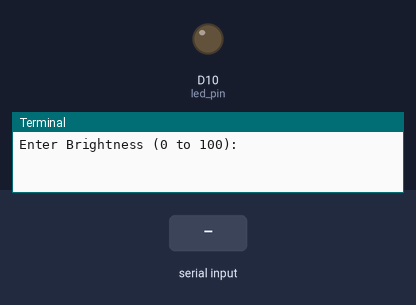
Simulated run of this program. Board: Arduino board driven over Firmata from a computer. Shown: output pins drawn as LEDs (lit = HIGH), the last lines printed to the terminal. The test bench sets the inputs (shaded band).

Above: at 6.2 s.
6.3 s: "5" typed at the terminal
At 7.5 s:
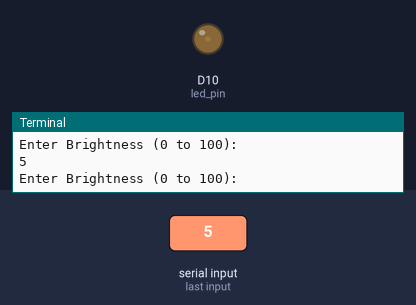
7.8 s: "90" typed at the terminal
At 8.8 s:
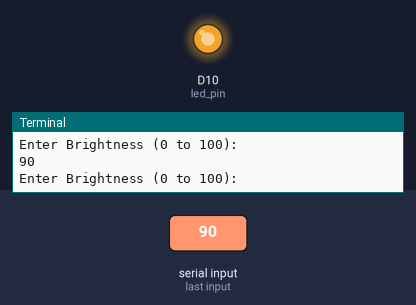
Timing chart, 0 to 10.8 s (numbered marks = the images above; inputs shaded):
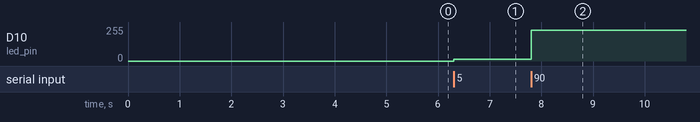

Measured:
- after the input at 6.3 s, D10 (led_pin): 0/255 → 13/255 at once
- after the input at 7.8 s, D10 (led_pin): 13/255 → 230/255 at once

The program:

pwm_arduino.py
```python
#!/usr/bin/env python
import pyfirmata
board = pyfirmata.Arduino('/dev/ttyACM0')
led_pin = board.get_pin('d:10:p')
while True:
    duty_s = raw_input("Enter Brightness (0 to 100):")
    duty = int(duty_s)
    led_pin.write(duty / 100.0)
```
